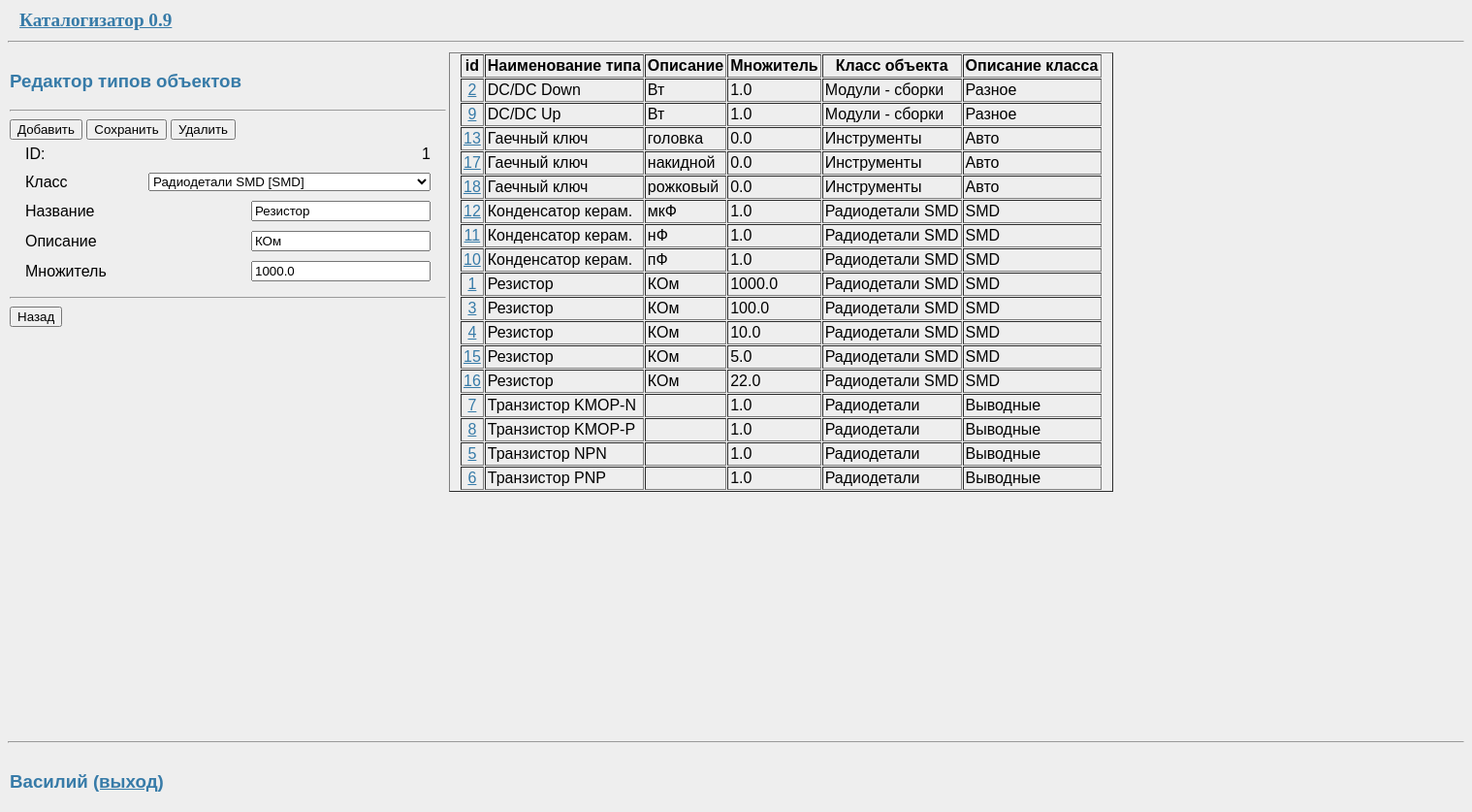
Page /edit/type/1 (signed in) on the committed database.
### -temp/data/item_type.py (models this page shows, shortened)
class Item_type(SqlAlchemyBase, SerializerMixin):
    __tablename__ = 'item_type'
    STATUS_INITIAL = 1
    id = Column(Integer, primary_key=True)
    class_type_id = Column(
        Integer,
        ForeignKey('class_type.id'),
        nullable = False,
    )
    name = Column(String)
    param = Column(String)
    mult = Column(REAL)
    class_type = orm.relation('Class_type')
    items = orm.relation("Items", back_populates='item_type')

### -temp/data/class_type.py (models this page shows, shortened)
class Class_type(SqlAlchemyBase, SerializerMixin):
    __tablename__ = 'class_type'
    STATUS_INITIAL = 1
    id = Column(Integer, primary_key=True)
    name = Column(String)
    param = Column(String)
    item_type = orm.relation("Item_type", back_populates='class_type')

### -temp/data/users.py (models this page shows, shortened)
class User(SqlAlchemyBase, UserMixin, SerializerMixin):
    __tablename__ = 'users'
    id = Column(Integer, primary_key=True, autoincrement=True)
    name = Column(String, nullable=True)
    fullname = Column(String, nullable=True)
    hashed_password = Column(String, nullable=True)
    created_date = Column(DateTime, default=dt.datetime.now)

### -temp/main.py (the view, shortened to what this page needs)
@app.route('/edit/type/<int:type_id>', methods=['GET', 'POST'])
@login_required
def edittype(type_id):
    box = AddType(type_id)
    db_sess = db_session.create_session()
    spis = db_sess.query(Item_type).order_by(Item_type.name, Item_type.param).all()
    session['update_spis'] = True
    if type_id:
        box.class_list.data = box.class_type_id
    else:
        box.class_list.data = session['class_type_id']
    return render_template("addtype.html", form=box, items=spis)

### -temp/data/addbox.py
class AddType(FlaskForm):
    class_list = SelectField(u'Класс', coerce=int)
    name = StringField('Название', validators=[DataRequired()])
    param = StringField('Описание', validators=[DataRequired()])
    mult = FloatField('Множитель')
    add_btn = SubmitField('Добавить')
    del_btn = SubmitField('Удалить')
    edit_btn = SubmitField('Сохранить')
    def __init__(self, type_id=0, *args, **kwargs):
        super(AddType, self).__init__(*args, **kwargs)
        sess = db_session.create_session()
        obj = sess.query(Item_type).filter(Item_type.id == type_id).first()
        if obj:
            self.type_id = obj.id
            self.class_type_id = obj.class_type_id
            self.name.data = obj.name
            self.param.data = obj.param
            self.mult.data = obj.mult
        else:
            self.type_id = 0
        spis = sess.query(Class_type).order_by(Class_type.param, Class_type.name).all()
        self.class_list.choices = [(g.id, u"%s" % f'{g.name} [{g.param}]') for g in spis]
        self.class_list.choices.insert(0, (0, u"Не выбрана"))
        if obj:
            self.class_list.default = obj.class_type_id

### -temp/data/db_session.py (called while the page is built)
def create_session() -> Session:
    global __factory
    return __factory()

### -temp/main.py (called while the page is built)
@login_manager.user_loader
def load_user(user_id):
    db_sess = db_session.create_session()
    return db_sess.query(User).get(user_id)

@app.after_request
def after_request_callback( responce ):
    return responce

### -temp/templates/addtype.html (shortened to what this page needs)
{% extends "base.html" %}
{% block left_column %}
    <a align="left"><h3>Редактор типов объектов</h3></a>
    <form action="" method="post">
        <table border="0" cellpadding="4" cellspacing="2"  style="padding-left: 10px; padding-right: 10px">
            <tbody>
                <tr>
                    <td align="left">ID:</td>
                    <td align="right" style="width: 500px">{{ form.type_id|int }}</td>
                </tr>
                <tr>
                    <td align="left">{{ form.class_list.label }}</td>
                    <td align="right" style="width: 500px">{{ form.class_list }}</td>
                </tr>
                <tr>
                    <td align="left">{{ form.name.label }}</td>
                    <td align="right" style="width: 500px">{{ form.name }}</td>
                </tr>
                <tr>
                    <td align="left">{{ form.param.label }}</td>
                    <td align="right">{{ form.param }}</td>
                </tr>
                <tr>
                    <td align="left">{{ form.mult.label }}</td>
                    <td align="right">{{ form.mult }}</td>
                </tr>
                <tr> <hr>
                    <a>{{ form.add_btn(type="submit", class="btn btn-primary") }} </a>
                    {% if form.type_id > 0 %}
                        <a>{{ form.edit_btn(type="submit", class="btn btn-primary") }} </a>
                        <a>{{ form.del_btn(type="submit", class="btn btn-primary") }}</a>
                    {% endif %}
                </tr>
           </tbody>
        </table>
        <hr>
                    <a><input type="button" value="Назад" onclick="location.href = '/viewtable'" /> </a>
    </form>
{% endblock %}
{% block content %}
    <div class="col-md6 border rounded">
        <table border="1" cellpadding="2" cellspacing="1"  style="padding-left: 10px; padding-right: 10px">
            <tbody>
                <thead>
                    <tr>
                        <th scope="col">id</th>
                        <th scope="col">Наименование типа</th>
                        <th scope="col">Описание</th>
                        <th scope="col">Множитель</th>
                        <th scope="col">Класс объекта</th>
                        <th scope="col">Описание класса</th>
                     </tr>
                </thead>
                {% for item in items %}
                <tr>
                    <td align="center">
                        <a class="navbar-brand" href="/edit/type/{{item.id}}">{{item.id}}</a>
                    </td>
                    <td>{{ item.name }}</td>
                    <td>{{ item.param }}</td>
                    <td>{{ item.mult }}</td>
                    <td>{{ item.class_type.name }}</td>
                    <td>{{ item.class_type.param }}</td>
                </tr>
                {% endfor %}
           </tbody>
        </table>
    </div>
{% endblock %}

### -temp/templates/base.html (shortened to what this page needs)
<!doctype html>
<html lang="en">
<body>
    <link rel= "stylesheet" type= "text/css" href= "/static/styles/style.css">
    <table border="0" cellpadding="1" cellspacing="1" style="width: 1300px">
        <tbody>
            <tr>
                <td style="width: 300px">
                    <h2>
                      <a class="btn btn-success" href="/about" style="padding-left: 10px; \
                            padding-right: 10px">Каталогизатор 0.9</a>
                    </h2>
                </td>
                <td>{% block header01 %}{% endblock %}</td>
                <td></td>
                <td>{% block header03 %}{% endblock %}</td>
                <td>{% block header04 %}{% endblock %}</td>
                <td>{% block header05 %}{% endblock %}</td>
                <td>{% block header06 %}{% endblock %}</td>
                <td>{% block header07 %}{% endblock %}</td>
            </tr>
        </tbody>
    </table>
    <hr>
    <table border="0" cellpadding="1" cellspacing="1" style="width: 1500px">
        <tbody>
            <tr>
                <td style="vertical-align: top; width: 450px">{% block left_column %}{% endblock %}</td>
                <td border="1" style="vertical-align: top">
                    <div style="height:700px; overflow-y: scroll;">
                        {% block content %}{% endblock %}
                    </div>
                </td>
            </tr>
        </tbody>
    </table>
    <hr>
    <table align="left" border="0" cellpadding="1" cellspacing="1" style="width: 500px">
        <tbody>
            <tr>
                <td style="width: 400px">{% block footer01 %}
                                        <h3>
                    {% if current_user.is_authenticated %}
                          <a>{{ current_user.fullname }}</a>
                          <a class="navbar-brand" href="/logout">(выход)</a>
                    </h3>
                    {% endif %}
                    {% endblock %}</td>
                <td>{% block footer02 %}{% endblock %}</td>
                <td>{% block footer03 %}{% endblock %}</td>
                <td style="width: 200px"></td>
            </tr>
        </tbody>
    </table>
</body>
</html>

### -temp/static/styles/style.css (style rules this page uses)
body { font-family: sans-serif; background: #eee; }
a, h1, h2 { color: #377ba8; }
h1, h2 { font-family: 'Georgia', serif; margin: 0; }
h2 { font-size: 1.2em; }

### rows in the picture
Item_type: name "Резистор", param "КОм", mult "1000.0", id "1", class_type.name "Радиодетали SMD", class_type.param "SMD"
Item_type: id "2", name "DC/DC Down", param "Вт", mult "1.0", class_type.name "Модули - сборки", class_type.param "Разное"
Item_type: id "9", name "DC/DC Up", param "Вт", mult "1.0", class_type.name "Модули - сборки", class_type.param "Разное"
Item_type: id "13", name "Гаечный ключ", param "головка", mult "0.0", class_type.name "Инструменты", class_type.param "Авто"
Item_type: id "17", name "Гаечный ключ", param "накидной", mult "0.0", class_type.name "Инструменты", class_type.param "Авто"
Item_type: id "18", name "Гаечный ключ", param "рожковый", mult "0.0", class_type.name "Инструменты", class_type.param "Авто"
Item_type: id "12", name "Конденсатор керам.", param "мкФ", mult "1.0", class_type.name "Радиодетали SMD", class_type.param "SMD"
Item_type: id "11", name "Конденсатор керам.", param "нФ", mult "1.0", class_type.name "Радиодетали SMD", class_type.param "SMD"
Item_type: id "10", name "Конденсатор керам.", param "пФ", mult "1.0", class_type.name "Радиодетали SMD", class_type.param "SMD"
Item_type: id "3", name "Резистор", param "КОм", mult "100.0", class_type.name "Радиодетали SMD", class_type.param "SMD"
Item_type: id "4", name "Резистор", param "КОм", mult "10.0", class_type.name "Радиодетали SMD", class_type.param "SMD"
Item_type: id "15", name "Резистор", param "КОм", mult "5.0", class_type.name "Радиодетали SMD", class_type.param "SMD"
Item_type: id "16", name "Резистор", param "КОм", mult "22.0", class_type.name "Радиодетали SMD", class_type.param "SMD"
Item_type: id "7", name "Транзистор KMOP-N", mult "1.0", class_type.name "Радиодетали", class_type.param "Выводные"
Item_type: id "8", name "Транзистор KMOP-P", mult "1.0", class_type.name "Радиодетали", class_type.param "Выводные"
Item_type: id "5", name "Транзистор NPN", mult "1.0", class_type.name "Радиодетали", class_type.param "Выводные"
Item_type: id "6", name "Транзистор PNP", mult "1.0", class_type.name "Радиодетали", class_type.param "Выводные"
User: fullname "Василий"
